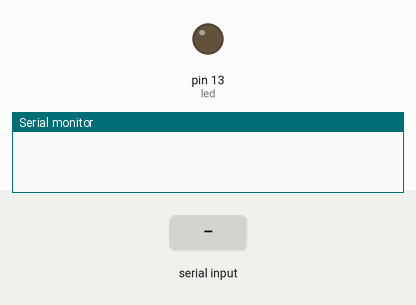
A sketch run on a simulated Arduino Uno, built with avr-gcc and run on an emulated ATmega328P. Parts: output pins drawn as LEDs (lit = HIGH), the last lines printed to the serial monitor. The test bench sets the inputs (shaded band).

Above: at 1.2 s.
1.3 s: "H" received over Serial
At 1.9 s:
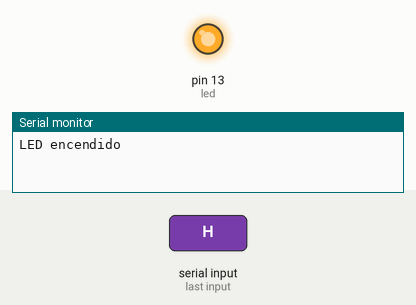
2.8 s: "L" received over Serial
At 4.2 s:
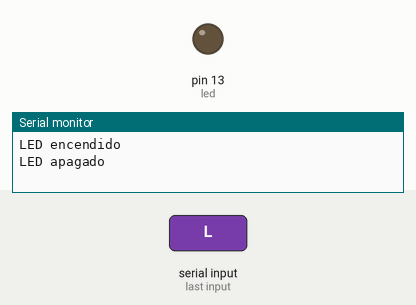
Timing chart, 0 to 5.8 s (numbered marks = the images above; inputs shaded):
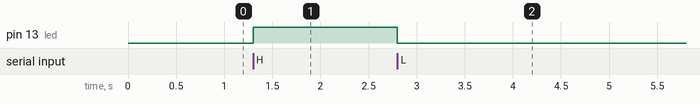

Measured:
- after the input at 1.3 s, pin 13 (led): LOW → HIGH at once
- after the input at 2.8 s, pin 13 (led): HIGH → LOW at once

The sketch:

ComunicacionRaspduino.ino
```cpp
int led = 13;


void setup (){
  Serial.begin(9600);    // Inicio puerto serial a 9600 baudios
  pinMode(led,OUTPUT);  // LED 13 de salida
}

void loop (){
  if (Serial.available()){    // Si el puerto Serie esta disponible
    char c = Serial.read();

    if (c == 'H'){                  // H para encender el LED
      digitalWrite(led,HIGH);
      Serial.println("LED encendido");
    }
    else if (c == 'L'){            // L para apagar el LED
      digitalWrite(led,LOW);
      Serial.println("LED apagado");
    }
    else if (c == 'P'){            // P para leer potenciometro en PIN analogico 1
      Serial.println(analogRead(1));
    }
    else {
      Serial.println("Caracter no reconocido");
    }
  }
}
```
